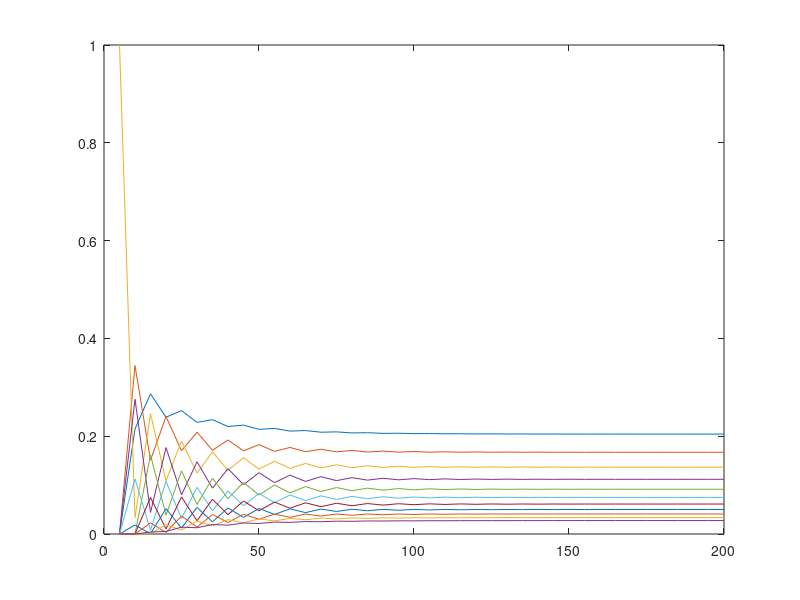
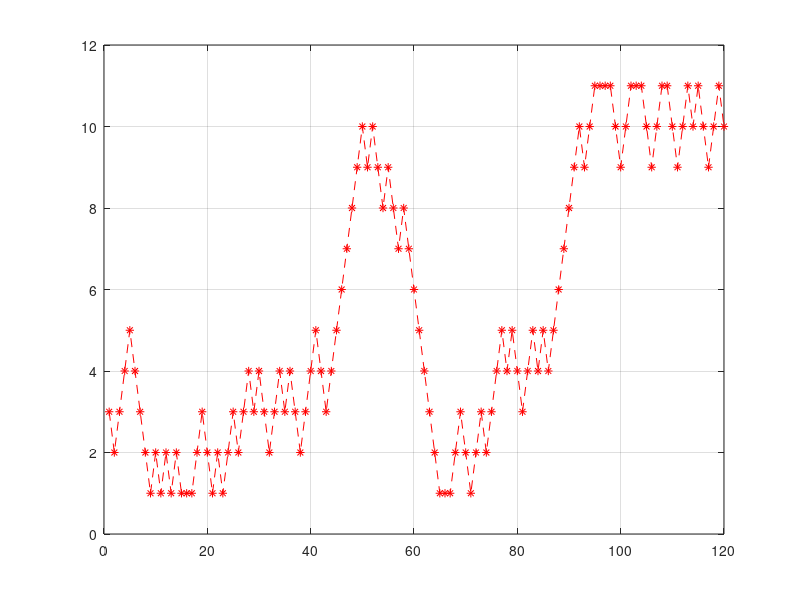

MATLAB code for these plots, in order:
%otr
clc
clear
p=0.45; q=1-p; m(1)=q;
l=10;
for k=1:l
al(k)=p; 
m(k)=q; 
d(k)=0;
end
%or
%d=zeros(1,l+1);
%al=p*ones(1,l);
%m=q*ones(1,l);
d(1)=q; 
d(l+1)=p;
p01=rand(1,l-3); 
p02=p01/sum(p01);
p0=[0,0,p02,0,0];
y(1)=p0(1)
for i=2:l+1
    y(i)=y(i-1)+p0(i);
end
   u=rand(1,1); 
i=1; 
while u>y(i) i=i+1;
end
j=i
for i=1:l+1
    x(i)=0;
end
x(j)=1; 
P=diag(d)+diag(al,1)+diag(m,-1); 
Pn=x*P^500
for i=1:40
    Pn1(i,:)=x*P^(5*(i-1));
end
figure(1)
plot(5:5:200,Pn1)
%or plot(Pn1)
for j=1:l+1
Pinf(j)=(1-p/q)*(p/q)^(j-1)/(1-(p/q)^(l+1));
end
Pn1=Pinf
n=l+1;
H(:,1)=P(:,1); 
H0=x(1);  
for i=2:n 
      H(:,i)=H(:,i-1)+P(:,i); 
      H0(i)=H0(i-1)+x(i);                                 
  end
Q=H0;
m=120; 
for k=1:m;     
   u=rand(1,1); 
i=1; 
while u>Q(i) i=i+1; 
end
s(k)=i;              
Q=H(i,:);  
end;
figure(2)
plot(s,'r--*'); grid  %график переходов
A=P-eye(n); % 
A(:,n)=ones(n,1); %  
b=[zeros(1,n-1),1]; % строка свободных членов                    
pst=b*inv(A) % решение исправленной системы - 
             % теоретический вектор предельных вер-тей